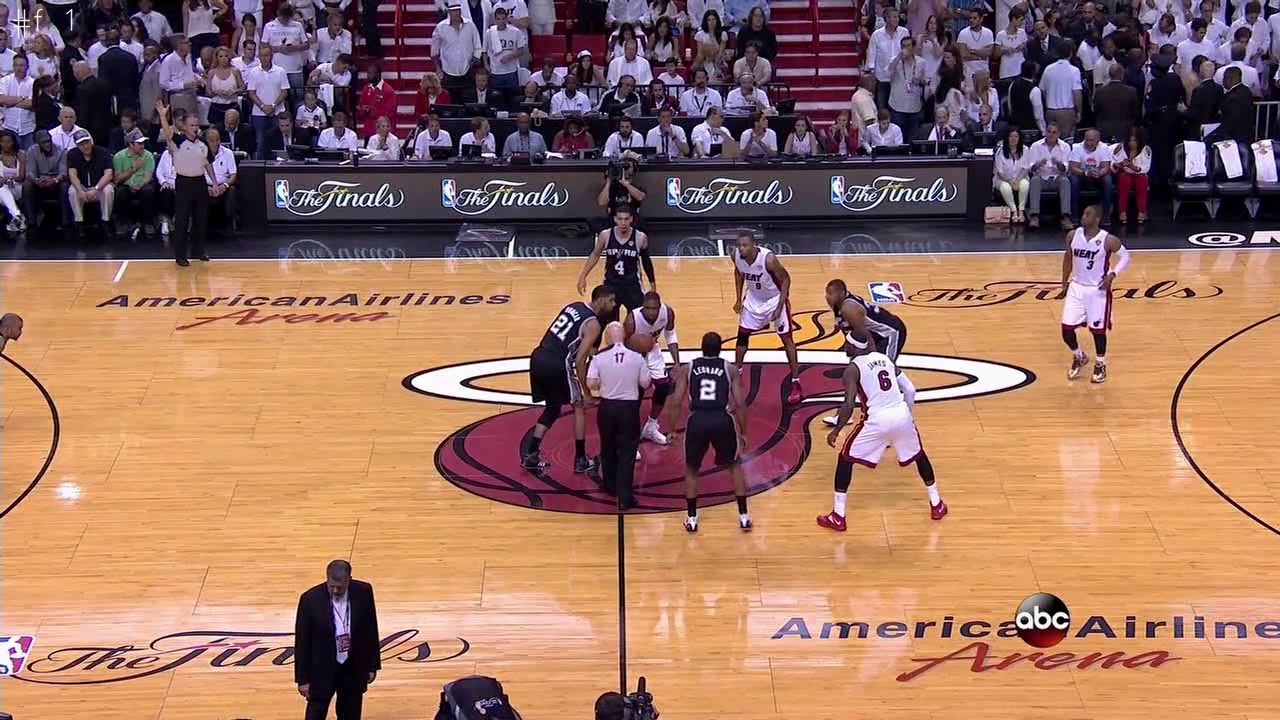
#> input picture sports/bin/test0.png, 1280 x 720 px
$ jupyter execute --allow-errors ekf.ipynb   (shell and % lines are left out)   (Python 2 division)
#> lines starting #> are read from the running program, lines starting #| are printed output that depends on the picture; after the words box and inside, x2 and y2 are one past the last pixel; in counts of white or black regions, pixels touching at a corner belong together; long printed decimals are rounded
[cell 1]
import numpy as np
from sympy import  Symbol, symbols, Matrix, sin, cos, MatrixSymbol, BlockMatrix, ZeroMatrix
from sympy.interactive import printing
from sklearn.neighbors import NearestNeighbors
import matplotlib.pyplot as plt
import cv2
import matplotlib.pylab as pylab
pylab.rcParams['figure.figsize'] = 16, 12
printing.init_printing()
np.set_printoptions(precision=3)
np.set_printoptions(suppress=True)

# Homography estimation for single pan-tilt camera video though extend Kalman filter
### Mapping the court template to video frame
By pre-process the input video frame, we first obtain the boundary points.
We will use one frame as an example in here.

[cell 2]
frame = cv2.imread("test0.png")
#> frame is the input picture: shape (720, 1280, 3); mean B, G, R 97.4, 113.1, 153.5
tpl = cv2.imread("tpl.png", 0)
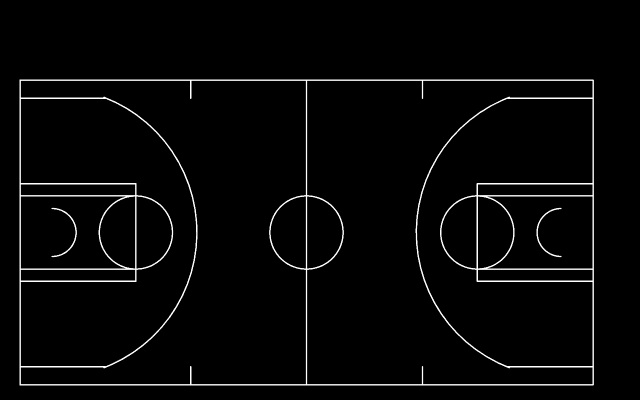
#> input picture sports/bin/tpl.png, 1280 x 800 px (shown at 1/2 size)
#> tpl is the input picture: shape (800, 1280); min 0, max 255, mean 7.1
tplPts = cv2.findNonZero(cv2.bitwise_not(tpl)).reshape(-1, 2)
#> tplPts = 1000944 pairs, first value 0 to 1279, second value 0 to 799
H, W, _ = frame.shape
fig, (ax1, ax2) = plt.subplots(1,2)
ax1.imshow(cv2.cvtColor(frame, cv2.COLOR_BGR2RGB))
ax2.imshow(tpl, cmap="gray")

[cell 3]
frameHSV = cv2.cvtColor(frame, cv2.COLOR_BGR2HSV) # change color space to hsv for filtering color channel
#> frameHSV: shape (720, 1280, 3); mean H, S, V 72.2, 120.4, 158.6
threshColor = cv2.inRange(frameHSV, np.array([0, 47, 151]), np.array([16, 255, 255]))
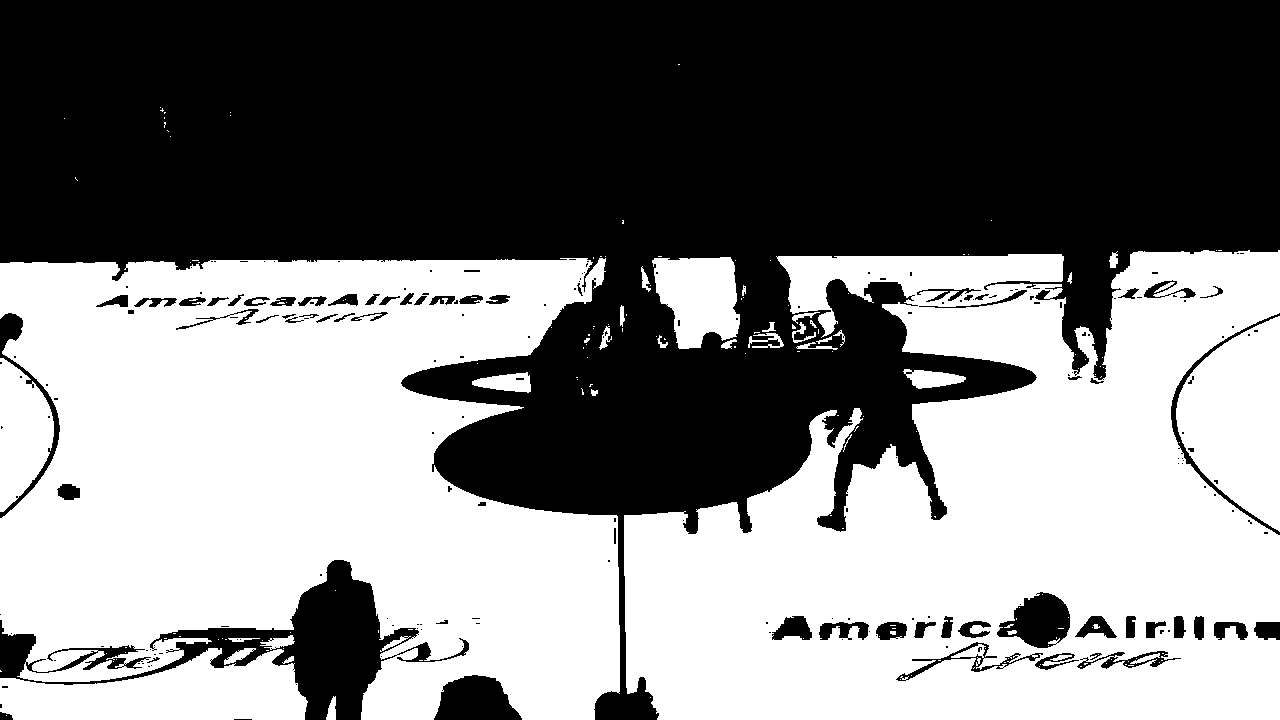
#> threshColor: shape (720, 1280); 49.7% white; 176 white regions (136 under 20 px), largest, box (x1, y1, x2, y2) and area: (0, 258, 620, 720) 206867, (624, 250, 1280, 720) 205373, (1176, 316, 1280, 532) 15104
threshColor = cv2.morphologyEx(threshColor, cv2.MORPH_OPEN, np.ones((3, 3), np.uint8))
#> threshColor: shape (720, 1280); 49.4% white; 58 white regions (16 under 20 px), largest, box (x1, y1, x2, y2) and area: (0, 258, 620, 720) 205900, (624, 250, 1280, 720) 204072, (1176, 316, 1280, 531) 15077
edges = cv2.Canny(threshColor, 200, 255, apertureSize=3) # calculate canny edge
#> edges: shape (720, 1280); 1.6% white in thin lines or dots, all inside (x1, y1, x2, y2) = (0, 249, 1280, 720)
edges[565:650, 240:950] = 0
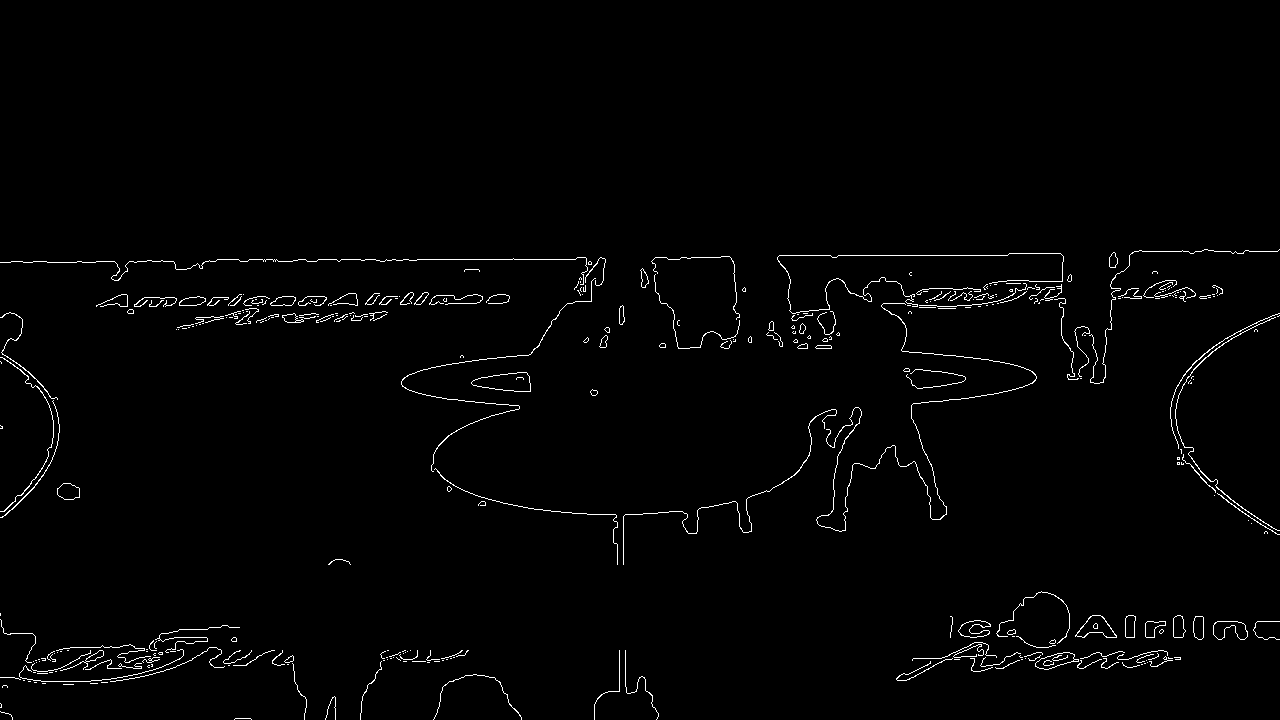
#> edges: shape (720, 1280); 1.4% white in thin lines or dots, all inside (x1, y1, x2, y2) = (0, 249, 1280, 720)
cv2.circle(edges, (1042, 620), 29, 0, -1)  # remove the icon on screen
edgesPts = cv2.findNonZero(edges).reshape(-1, 2) # collect all boundary points
#> edgesPts = 13156 pairs, first value 0 to 1279, second value 249 to 719
fig, (ax1, ax2) = plt.subplots(1,2)
ax1.imshow(threshColor, cmap="gray")
ax2.scatter(edgesPts[:,0], edgesPts[:,1], s=5, c='red', marker='.')
ax2.invert_yaxis(); ax2.set_aspect('equal')
ax2.set_xlim([0,1280]); ax2.set_ylim([720, 0])

Notice that `edgesPts` is the boundary point sets of the given frame.
Obviously, we see quite a lot noises or outliers as well as the main court skeleton on `edgesPts`.
Now we are trying to match `edgesPts` along with our court template `tpl`.
We know both of them are point of sets, but we do not know their correspondent relationships.
Let's assume we have a fairly good initial position, then their relationships can be estimated with their nearset neighbours in Eudldian distance.

[cell 4]
courtPts = [[613, 161], [613, 770], [394, 460], [835, 460]]
framePts = [[619, 260], [626, 720], [58, 437], [1175, 424]]
M = cv2.getPerspectiveTransform(np.float32(courtPts), np.float32(framePts)) # initial guess
cRot = cv2.warpPerspective(tpl, M, (W, H))
cRotPts = cv2.findNonZero(cRot).reshape(-1,2)
#> cRotPts = 20086 pairs, first value 0 to 1279, second value 255 to 719
fig, (ax1, ax2) = plt.subplots(1,2)
ax1.imshow(cRot, cmap="gray")
ax2.scatter(edgesPts[:,0], edgesPts[:,1], s=5, c='r', marker='.')
ax2.invert_yaxis(); ax2.set_aspect('equal')
ax2.set_xlim([0,1280]); ax2.set_ylim([720, 0])

[cell 5]
nbrs = NearestNeighbors(n_neighbors=1, radius=1.0).fit(edgesPts) # index all the boundary points
distances, indices = nbrs.kneighbors(cRotPts) # match every court pts to the index
idx = distances < 7 # only select pts within 5 radius
matchedEdge = edgesPts[indices[idx]]
#> matchedEdge = 6470 pairs, first value 0 to 1277, second value 250 to 719
matchedCourt = cRotPts[idx.ravel()]
#> matchedCourt = 6470 pairs, first value 0 to 1279, second value 255 to 719

[cell 6]
fig, (ax1, ax2) = plt.subplots(1,2)
org = frame.copy()
org[..., 1] = cv2.bitwise_or(cRot, org[...,1])
#> org: shape (720, 1280, 3); 2.04% of pixels changed, all inside (x1, y1, x2, y2) = (0, 255, 1280, 720)
ax1.imshow(cv2.cvtColor(org, cv2.COLOR_BGR2RGB))
#ax1.scatter(edgesPts[:,0], edgesPts[:,1], s=5, c='r', marker='.')
ax1.invert_yaxis(); ax1.set_aspect('equal')
ax1.set_xlim([0,1280]); ax1.set_ylim([720, 0])
ax2.scatter(matchedCourt[:,0], matchedCourt[:,1], s=5, c='r', marker='.')
ax2.invert_yaxis(); ax2.set_aspect('equal')
ax2.set_xlim([0,1280]); ax2.set_ylim([720, 0])
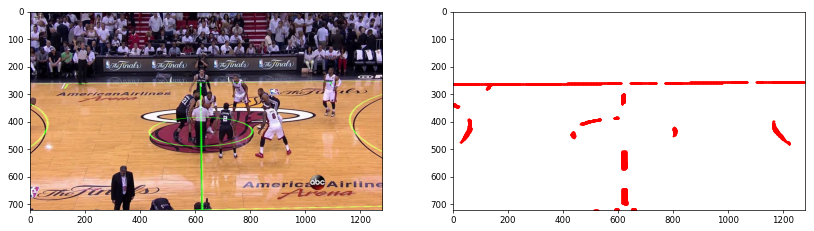
#> figure drawn by matplotlib, 2 panels

## Direct linear transformation (DLT)
From the initial guess, we see the matched points are fairly good, but not perfect.
Based on the frame and template points sets and their reltionship, we could use DLT method to improve our estimation.
Formally, the points on court will be mapped on the frame based on perspective tranformation $\mathbf{M}$.
By represent the points in homogenous form, for each pairs of points, we could have,

$$
\begin{bmatrix} x'\\y'\\1 \end{bmatrix} =
\begin{bmatrix}
H_{11} & H_{12} & H_{13} \\
H_{21} & H_{22} & H_{23} \\
H_{31} & H_{32} & 1
\end{bmatrix}
\begin{bmatrix} x\\y\\1 \end{bmatrix}
$$

which implies that,
$$
x' = \frac{H_{11}x + H_{12}y + H_{13}}{H_{31}x + H_{32}y + 1} \\
y' = \frac{H_{21}x + H_{22}y + H_{23}}{H_{31}x + H_{32}y + 1}
$$

Rearrange to,
$$
\begin{bmatrix} x'\\y' \end{bmatrix} =
\begin{bmatrix}
x & y & 1 & 0 & 0 & 0 & -x x' && -y x' \\
0 & 0 & 0 & x & y & 1 & -x y' && -y y'
\end{bmatrix}
\begin{bmatrix}
H_{00} \\ H_{01} \\ H_{02} \\
H_{10} \\ H_{11} \\ H_{12} \\
H_{20} \\ H_{21} \\
\end{bmatrix} \\
\mathbf{p}' = \mathbf{A} \mathbf{h}
$$

The above equation have infinite solution due to only one point pair is considered.
In realitity, we collect lots of $(x,y) - (x',y')$ with substantial noise and outliers.
Thus, without considering other knowledges, we could estimate the $\mathbf{H}$ through ordinary least squares method.
$$
\hat{\mathbf{h}} = \mathbf{A}^{-1} \mathbf{p}'
$$

In opencv, `cv2.findHomography()` can easily do the above job without care too much about the linear equations.

[cell 7]
fig, axs = plt.subplots(5,5)
m = M
for ax in axs.ravel():
    cRot = cv2.warpPerspective(tpl, m, (W, H))
    cRotPts = cv2.findNonZero(cRot).reshape(-1,2)
    distances, indices = nbrs.kneighbors(cRotPts)
    idx = distances < 10
    matchedEdge = edgesPts[indices[idx]]
    matchedCourt = cRotPts[idx.ravel()]
    dh, ret = cv2.findHomography(matchedCourt, matchedEdge)
    m = np.dot(dh, m)
    img = frame.copy()
    img[..., 1] = cv2.bitwise_or(cRot, img[...,1])
    ax.imshow(cv2.cvtColor(img, cv2.COLOR_BGR2RGB))
    ax.invert_yaxis(); ax.set_aspect('equal')
    ax.set_xlim([0,1280]); ax.set_ylim([720, 0])
    ax.set_title("matched # %s"%matchedCourt.shape[0])
    ax.axis('off')

[cell 8]
fig, (ax1, ax2) = plt.subplots(2,1)
ax1.imshow(cv2.cvtColor(org, cv2.COLOR_BGR2RGB))
ax1.invert_yaxis(); ax1.set_aspect('equal')
ax1.set_xlim([0,1280]); ax1.set_ylim([720, 0])
ax1.set_title('before')
ax2.imshow(cv2.cvtColor(img, cv2.COLOR_BGR2RGB))
ax2.invert_yaxis(); ax2.set_aspect('equal')
ax2.set_xlim([0,1280]); ax2.set_ylim([720, 0])
ax2.set_title('after')
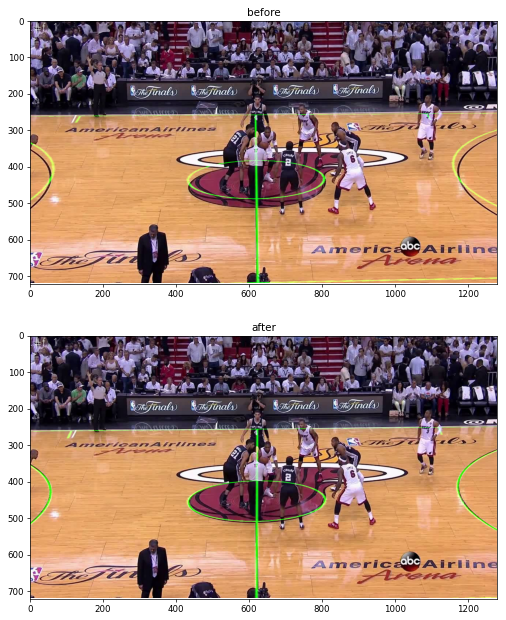
#> figure drawn by matplotlib, 2 panels

Based on a reasonable initial $\mathbf{H}$, we obtain a good rectification result iteratively through DLT method.
The result is promising, but the converge speed is not good enough to deploy it on real-time application.
There are two factors greatly impact to the speed. One is the initial $\mathbf{H}$ selection, and the other is the DLT method itself.
The first one can be addressed by considering the temporal realtionships in the video which we will covered it in later.
For the second one, we can first eliminate the number of points required in each DLT iteration.
The dimensonal in boudary set for each frame are quite large.
Hence bringing lots complexity in both nearest neighbours and matrix inversion in DLT.
To put it simply we could just sample partital points in the template set to reduce the time.

[cell 9]
fig, axs = plt.subplots(5,5)
m = M
for ax in axs.ravel():
    cRot = cv2.warpPerspective(tpl, m, (W, H))
    cRotPts = cv2.findNonZero(cRot).reshape(-1,2)
    rndIdx = np.random.choice(cRotPts.shape[0], 400)
    distances, indices = nbrs.kneighbors(cRotPts[rndIdx])
    idx = distances < 10
    matchedEdge = edgesPts[indices[idx]]
    matchedCourt = cRotPts[rndIdx][idx.ravel()]
    dh, ret = cv2.findHomography(matchedCourt, matchedEdge)
    m = np.dot(dh, m)
    img = frame.copy()
    img[..., 1] = cv2.bitwise_or(cRot, img[...,1])
    ax.imshow(cv2.cvtColor(img, cv2.COLOR_BGR2RGB))
    ax.invert_yaxis(); ax.set_aspect('equal')
    ax.set_xlim([0,1280]); ax.set_ylim([720, 0])
    ax.set_title("matched # %s"%matchedCourt.shape[0])
    ax.axis('off')

[cell 10]
fig, (ax1, ax2) = plt.subplots(2,1)
ax1.imshow(cv2.cvtColor(org, cv2.COLOR_BGR2RGB))
ax1.invert_yaxis(); ax1.set_aspect('equal')
ax1.set_xlim([0,1280]); ax1.set_ylim([720, 0])
ax1.set_title('before')
ax2.imshow(cv2.cvtColor(img, cv2.COLOR_BGR2RGB))
ax2.invert_yaxis(); ax2.set_aspect('equal')
ax2.set_xlim([0,1280]); ax2.set_ylim([720, 0])
ax2.set_title('after')

## Temporal Video Model
Besides the single frame optimization, the temporal relationship in consective frames are also important to improve the homography estimation.
Based on our discussion, the performance are highly leveraged by the initial homography guess. A poor selection will degrade the performance heavily and may even induce the wrong anwser.
In order to select the best initial solution, we could leverage the additional information provided from the application.
Specifically, for a single pat-tilt camera video, we know as long as the video are captured consectively, the frame will have temporal relationship.
Furthermore, because of the characteristic of the pat-tilt-zoom camera, there essentially only have three degree of freedoms driven by pan, tilt and zoom.
The camera motion state can not be directly obtained from the video frame, all we know is their temporal relationship due to the physical restriction.
We would like to build a hidden layer model to inference them, and then possibly lerverage this knowledge to improve our homogrphy.

We define $dx$, $dy$ and $f$ as the pan, tilt and zoom to charactize the camera state $\mathbf{x}$ respectively.
$$
\mathbf{x}_k = \begin{bmatrix} dx\\dy\\f \end{bmatrix}
$$
It is relatively easy and intuitive to model the state $\mathbf{x}$ as a constant velocity model due to the operation behind of the camera.
But what is the relationship between $\mathbf{x}$ and the video frame?
We do know once the $\mathbf{x}$ change, the camera move it focus accrodingly, hence captured different picture we observed on a frame.

Let's review the camera model and perspective transformation first.
And see if there are any model can put them together.

The pin-hole camera model for the perspective pan-tilt-zoom camera consists of a mapping from 3D projective space to 2D projective space.
The perspective transformation matrix $\mathbf{P}$ can be decomposed as
$$
\mathbf{P} = \mathbf{K}\begin{bmatrix} \mathbf{R} & \mathbf{t} \end{bmatrix}
$$
where $\mathbf{t}$ is a $3\times 1$ vector represents the camera location, $\mathbf{R}$ is a $3\times 3$ rotation matrix represents the orientation of the camera with respect to an absolute coordinate frame, and $\mathbf{K}$ is a $3\times 3$ upper triangular matrix called calibration matrix.

For consective video frame, the crosspondent pixel pairs $(\mathbf{u}, \mathbf{u'})$ have the following relationship,
$$
\mathbf{u}' = \mathbf{K}'\mathbf{R}'\mathbf{R}^{-1}\mathbf{K}^{-1}\mathbf{u} \\
\mathbf{H} = \mathbf{K}'\mathbf{R}'\mathbf{R}^{-1}\mathbf{K}^{-1}
$$

If only pan or tilt rotation happend during this period, then the calibration matrix will be constant $\mathbf{K} = \mathbf{K}'$, thus,
$$
\mathbf{H}_{rot} = \mathbf{K}\mathbf{R}'\mathbf{R}^{-1}\mathbf{K}^{-1}
$$
Or if only zoom happend, then $\mathbf{R}' = \mathbf{R}$, thus,
$$
\mathbf{H}_{zoom} = \mathbf{K}'\mathbf{K}^{-1}
$$

[cell 11]
rx = np.array([[1.0,0,100], [0, 1, -50], [0, 0, 1]])
test = cv2.warpPerspective(tpl, np.dot(rx,m), (W, H))
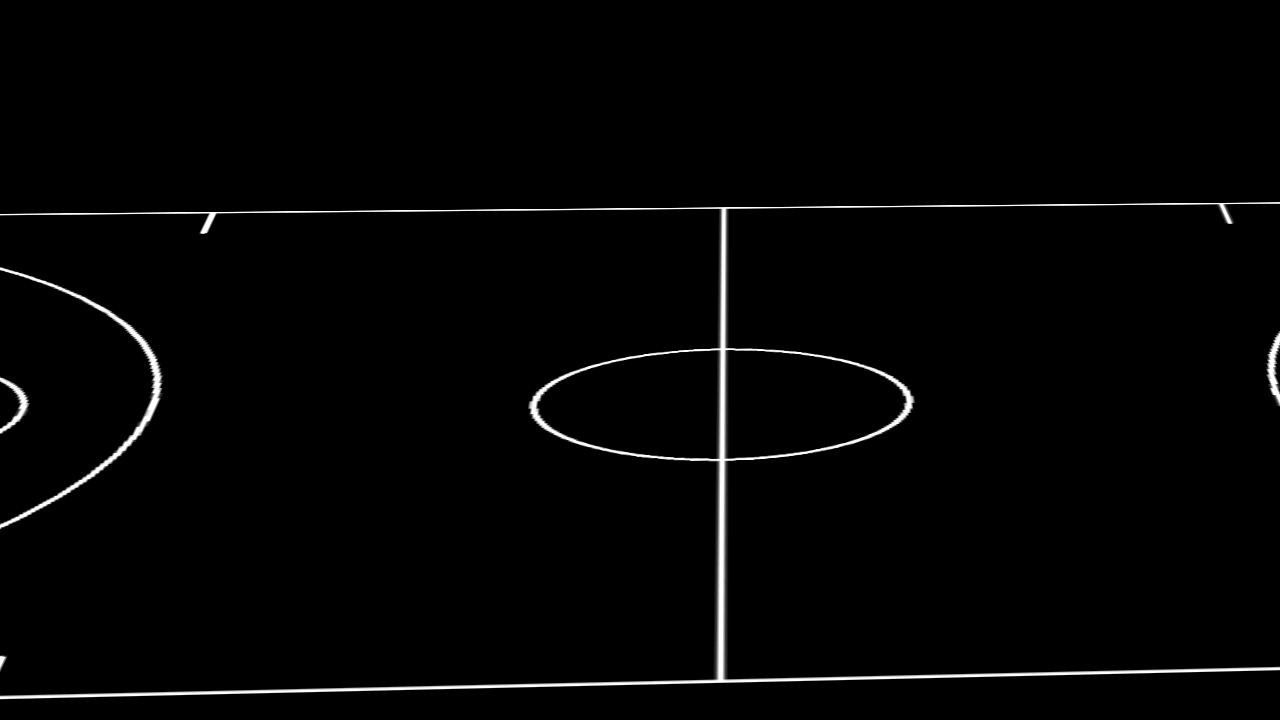
#> test: shape (720, 1280); min 0, max 255, mean 4
fig, (ax1, ax2) = plt.subplots(1,2)
ax1.imshow(cRot, cmap='gray')
ax1.invert_yaxis(); ax1.set_aspect('equal')
ax1.set_xlim([0,1280]); ax1.set_ylim([720, 0])
ax1.set_title('before')
ax2.imshow(test, cmap='gray')
ax2.invert_yaxis(); ax2.set_aspect('equal')
ax2.set_xlim([0,1280]); ax2.set_ylim([720, 0])
ax2.set_title('after')

#> (a cell that did not finish here is left out)

[cell 13]
k = MatrixSymbol('K', 3, 3)
r = MatrixSymbol('R', 3, 3)
s = Symbol('s')
t = MatrixSymbol('t', 2, 1)
v = MatrixSymbol('v', 2, 1)
#> (the rest of this cell did not finish here and is left out)

[cell 14]
h = lambda f, gamma, phi : (
    np.array([[1, 0, gamma*f],
              [0, 1, -phi*f],
              [-gamma/f, phi/f, 1]]) )


rx = h(1,0,0.0)
print rx
print m
#| [[   2.241   -0.319 -690.178]
#|  [  -0.004    0.417  196.39 ]
#|  [   0.      -0.001    1.055]]
print np.dot(rx,m)
#| [[   2.241   -0.319 -690.178]
#|  [  -0.004    0.417  196.39 ]
#|  [   0.      -0.001    1.055]]
#test = cv2.warpPerspective(tpl, np.dot(rx,m), (W, H))
test = cv2.warpPerspective(cRot, rx, (W, H))
fig, (ax1, ax2) = plt.subplots(1,2)
ax1.imshow(cRot, cmap='gray')
ax1.invert_yaxis(); ax1.set_aspect('equal')
ax1.set_xlim([0,1280]); ax1.set_ylim([720, 0])
ax1.set_title('before')
ax2.imshow(test, cmap='gray')
ax2.invert_yaxis(); ax2.set_aspect('equal')
ax2.set_xlim([0,1280]); ax2.set_ylim([720, 0])
ax2.set_title('after')

[cell 15]
retval, mtxR, mtxQ, Qx, Qy, Qz = cv2.RQDecomp3x3(m)
#> retval = (-0.0275, -0.00342, -1.73); mtxR = [[2.26, -0.719, -690.2], [0, 0.511, 196.4], [0, 0, 1.05]]; mtxQ = [[1, 0.0302, -4.53e-05], [-0.0302, 1, 0.000481], [5.98e-05, -0.000479, 1]]; Qx = [[1, 0, 0], [0, 1, -0.000479], [0, 0.000479, 1]]; Qy = [[1, 0, 5.98e-05], [0, 1, 0], [-5.98e-05, 0, 1]]; Qz = [[1, -0.0302, 0], [0.0302, 1, 0], [0, 0, 1]]
print mtxR
#| [[   2.261   -0.719 -690.178]
#|  [   0.       0.511  196.389]
#|  [   0.       0.       1.055]]
print mtxQ
#| [[ 1.    0.03 -0.  ]
#|  [-0.03  1.    0.  ]
#|  [ 0.   -0.    1.  ]]
print Qx
#| [[ 1.  0.  0.]
#|  [ 0.  1. -0.]
#|  [ 0.  0.  1.]]
print Qy
#| [[ 1.  0.  0.]
#|  [ 0.  1.  0.]
#|  [-0.  0.  1.]]
print Qz
#| [[ 1.   -0.03  0.  ]
#|  [ 0.03  1.    0.  ]
#|  [ 0.    0.    1.  ]]
print m
#| [[   2.241   -0.319 -690.178]
#|  [  -0.004    0.417  196.39 ]
#|  [   0.      -0.001    1.055]]
print retval
#| (-0.02747, -0.003425, -1.730)

[cell 16]
t = np.matrix([m[0,2], m[1,2]]).T
#> t = [[-690.2], [196.4]]
v = np.matrix([m[2,0], m[2,1]])
#> v = [[6.31e-05, -0.000506]]
A = np.matrix([[m[0,0], m[0,1]], [m[1,0], m[1,1]]])
#> A = [[2.24, -0.319], [-0.0037, 0.417]]
print t,v
#| [[-690.178]
#|  [ 196.39 ]] [[ 0.    -0.001]]
print A
#| [[ 2.241 -0.319]
#|  [-0.004  0.417]]
print t * v
#| [[-0.044  0.349]
#|  [ 0.012 -0.099]]
print A - t*v
#| [[ 2.284 -0.668]
#|  [-0.016  0.516]]
n = A - t*v
#> n = [[2.28, -0.668], [-0.0161, 0.516]]

def rq(A):
    Q,R = np.linalg.qr(np.flipud(A).T)
#> Q = [[-0.0311, 1], [1, 0.0311]]; R = [[0.517, -0.739], [0, 2.26]]
    R = np.flipud(R.T)
#> R = [[-0.739, 2.26], [0.517, 0]]
    Q = Q.T
    return R[:,::-1],Q[::-1,:]
r, q = rq(n)
#> r = [[2.26, -0.739], [0, 0.517]]; q = [[1, 0.0311], [-0.0311, 1]]
print r
#| [[ 2.262 -0.739]
#|  [ 0.     0.517]]
print q
#| [[ 1.     0.031]
#|  [-0.031  1.   ]]
